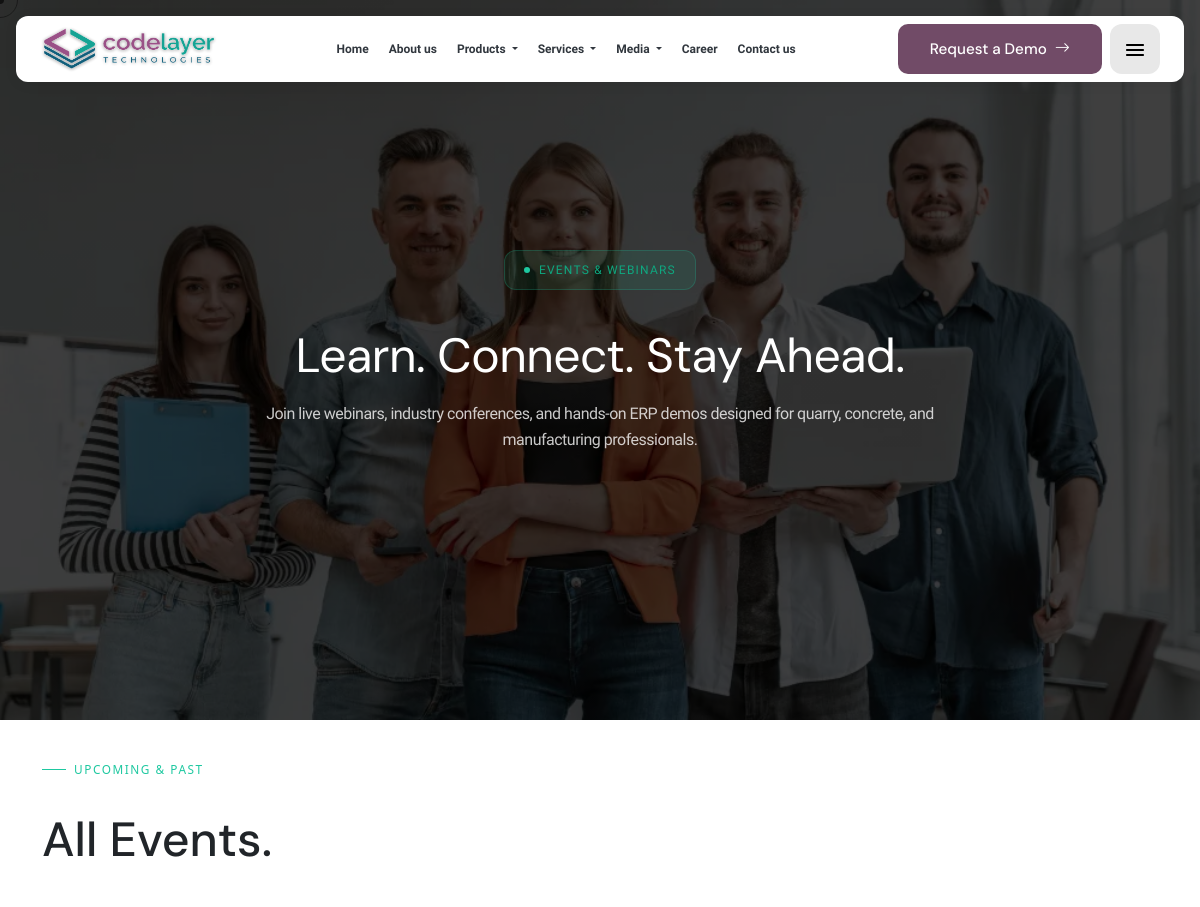
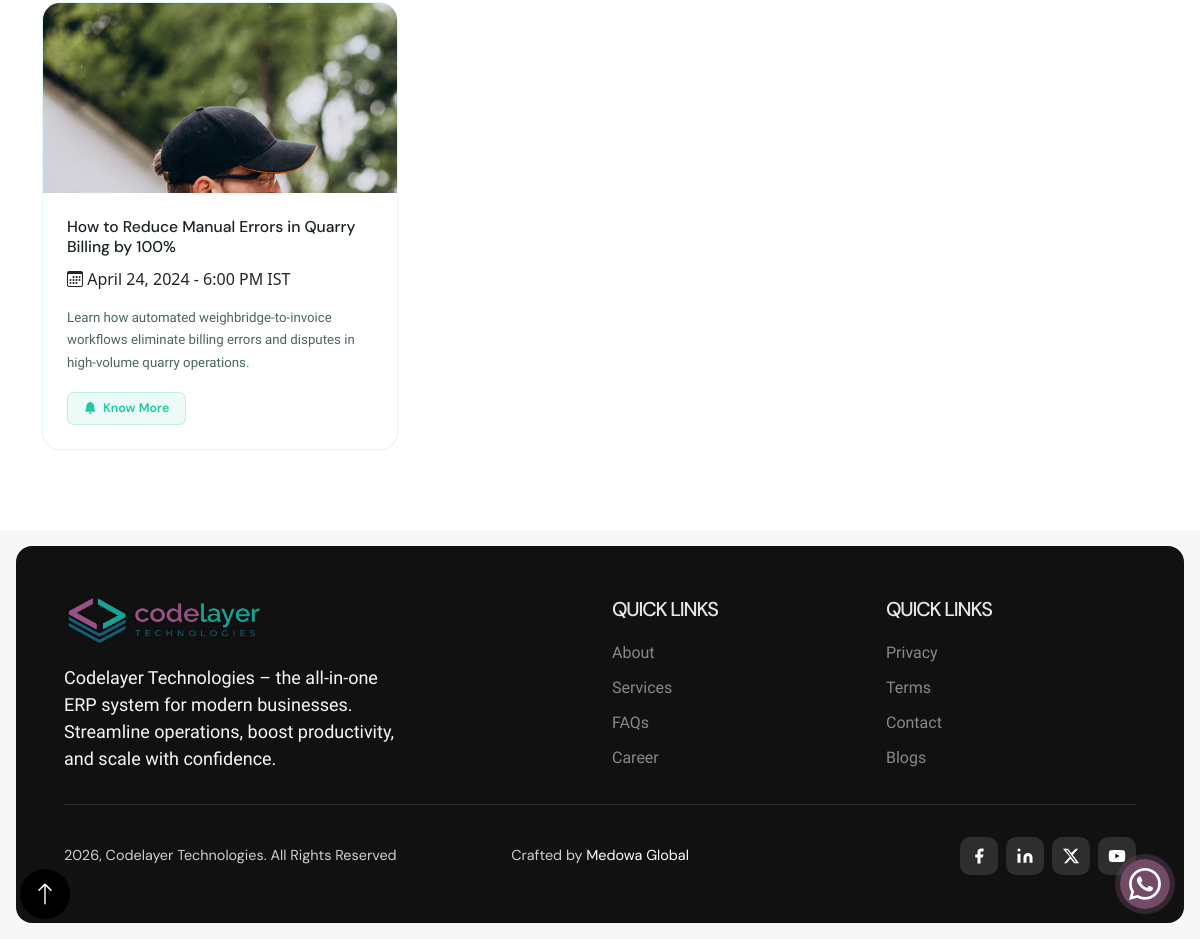
The app's page /events with its own data (2 pictures, top to bottom).
### code_app/models.py (models this page shows, shortened)
class Event(models.Model):
    title = models.CharField(max_length=255)
    image = models.ImageField(upload_to='events/')
    date_text = models.CharField(max_length=100, help_text="Example: April 24, 2026 — 3:00 PM IST")
    description = models.TextField(help_text="A short summary of the event")
    external_link = models.URLField(max_length=500, help_text="LinkedIn URL")
    is_active = models.BooleanField(default=True)
    created_at = models.DateTimeField(auto_now_add=True)
    class Meta:
        ordering = ['-created_at']

### code_app/views.py (the view)
# urls.py: path('events', views.events, name='events'),
def events(request):
    events = Event.objects.filter(is_active=True)
    return render(request, 'events.html', {'events': events})

### templates/events.html (shortened to what this page needs)
{% extends "base.html" %}
{% load static %}
{% block content %}
    <section class="about-header" style="background: linear-gradient(rgba(0,0,0,0.5), rgba(0,0,0,0.5)), url('{% static 'images/2148908967.webp' %}') no-repeat top center / cover;">
        <div class="container h-100 d-flex align-items-center justify-content-center">
            <div class="about-content text-center text-white">
                <div class="product-badge">Events & Webinars</div>
                <h1 class="mt-3 mb-3">Learn. Connect. Stay Ahead.</h1>
                <p class="lead mx-auto" style="max-width: 700px;">
                    Join live webinars, industry conferences, and hands-on ERP demos designed for quarry, concrete, and manufacturing professionals.
                </p>
            </div>
        </div>
    </section>
    <section style="padding:2rem 0 5rem;background:#ffffff;" id="eventsGrid">
      <div class="container">
        <div class="row mb-4 reveal visible">
          <div class="col">
            <div class="section-tag">Upcoming &amp; Past</div>
            <h2 class="heading-1 text-start">All Events.</h2>
          </div>
        </div>
          <div class="row g-4">
              {% for event in events %}
              <div class="col-md-6 col-lg-4 ev-item reveal visible">
                <div class="ev-card">
                  <div class="ev-card-img">
                    {% if event.image %}
                      <img src="{{ event.image.url }}" alt="{{ event.title }}">
                    {% endif %}
                  </div>
                  <div class="ev-card-body">
                    <h5>{{ event.title }}</h5>
                    <div class="ev-card-meta">
                      <span><i class="bi bi-calendar3"></i> {{ event.date_text }}</span>
                    </div>
                    <p>{{ event.description }}</p>
                    <a href="{{ event.external_link }}" target="_blank" class="text-decoration-none">
                      <button class="btn-ev-sm">
                        <i class="bi bi-bell-fill"></i> Know More
                      </button>
                    </a>
                  </div>
                </div>
              </div>
              {% empty %}
                <p class="text-center w-100">No events found.</p>
              {% endfor %}
            </div>
      </div>
  </section>
{% endblock %}

### records on screen
Event: image (picture), title "How to Reduce Manual Errors in Quarry Billing by 100%", date_text "April 24, 2024 - 6:00 PM IST", description "Learn how automated weighbridge-to-invoice workflows eliminate billing errors and disputes in high-volume quarry operations."
